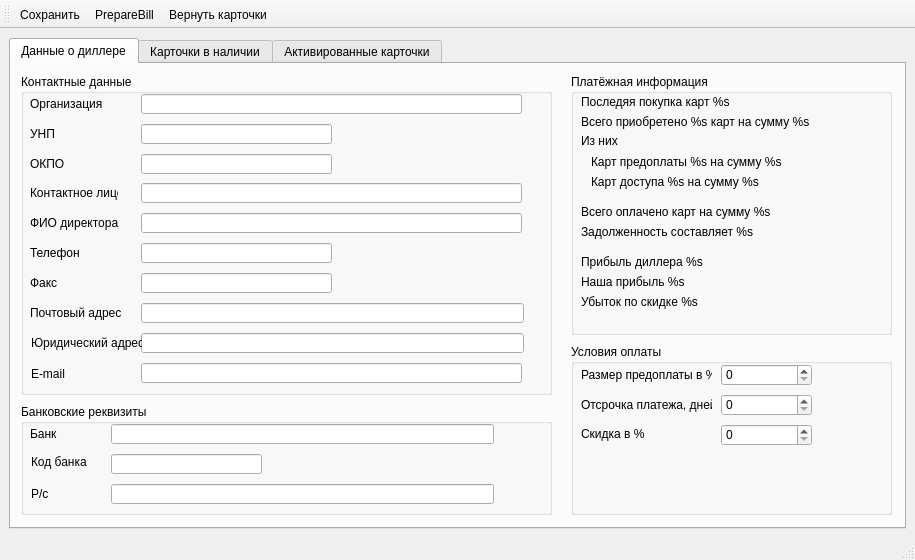
<ui version="4.0" >
 <class>MainWindow</class>
 <widget class="QMainWindow" name="MainWindow" >
  <property name="geometry" >
   <rect>
    <x>0</x>
    <y>0</y>
    <width>915</width>
    <height>560</height>
   </rect>
  </property>
  <property name="minimumSize" >
   <size>
    <width>915</width>
    <height>560</height>
   </size>
  </property>
  <property name="windowTitle" >
   <string>Данные диллера</string>
  </property>
  <widget class="QWidget" name="centralwidget" >
   <layout class="QGridLayout" name="gridLayout" >
    <item row="0" column="0" >
     <widget class="QTabWidget" name="tabWidget" >
      <property name="currentIndex" >
       <number>0</number>
      </property>
      <widget class="QWidget" name="tab" >
       <attribute name="title" >
        <string>Данные о диллере</string>
       </attribute>
       <widget class="QGroupBox" name="groupBox_contact" >
        <property name="geometry" >
         <rect>
          <x>10</x>
          <y>10</y>
          <width>531</width>
          <height>321</height>
         </rect>
        </property>
        <property name="title" >
         <string>Контактные данные</string>
        </property>
        <widget class="QLineEdit" name="lineEdit_postaddress" >
         <property name="geometry" >
          <rect>
           <x>120</x>
           <y>229</y>
           <width>383</width>
           <height>20</height>
          </rect>
         </property>
        </widget>
        <widget class="QLabel" name="label_organization" >
         <property name="geometry" >
          <rect>
           <x>9</x>
           <y>20</y>
           <width>88</width>
           <height>20</height>
          </rect>
         </property>
         <property name="text" >
          <string>Организация</string>
         </property>
        </widget>
        <widget class="QLineEdit" name="lineEdit_fax" >
         <property name="geometry" >
          <rect>
           <x>120</x>
           <y>199</y>
           <width>191</width>
           <height>20</height>
          </rect>
         </property>
        </widget>
        <widget class="QLineEdit" name="lineEdit_phone" >
         <property name="geometry" >
          <rect>
           <x>120</x>
           <y>169</y>
           <width>191</width>
           <height>20</height>
          </rect>
         </property>
        </widget>
        <widget class="QLineEdit" name="lineEdit_organization" >
         <property name="geometry" >
          <rect>
           <x>120</x>
           <y>20</y>
           <width>381</width>
           <height>20</height>
          </rect>
         </property>
        </widget>
        <widget class="QLabel" name="label_director" >
         <property name="geometry" >
          <rect>
           <x>9</x>
           <y>139</y>
           <width>88</width>
           <height>20</height>
          </rect>
         </property>
         <property name="text" >
          <string>ФИО директора</string>
         </property>
        </widget>
        <widget class="QLabel" name="label_postaddress" >
         <property name="geometry" >
          <rect>
           <x>9</x>
           <y>229</y>
           <width>101</width>
           <height>20</height>
          </rect>
         </property>
         <property name="text" >
          <string>Почтовый адрес</string>
         </property>
        </widget>
        <widget class="QLabel" name="label_contactperson" >
         <property name="geometry" >
          <rect>
           <x>9</x>
           <y>109</y>
           <width>88</width>
           <height>20</height>
          </rect>
         </property>
         <property name="text" >
          <string>Контактное лицо</string>
         </property>
        </widget>
        <widget class="QLineEdit" name="lineEdit_director" >
         <property name="geometry" >
          <rect>
           <x>120</x>
           <y>139</y>
           <width>381</width>
           <height>20</height>
          </rect>
         </property>
        </widget>
        <widget class="QLabel" name="label_phone" >
         <property name="geometry" >
          <rect>
           <x>9</x>
           <y>169</y>
           <width>88</width>
           <height>20</height>
          </rect>
         </property>
         <property name="text" >
          <string>Телефон</string>
         </property>
        </widget>
        <widget class="QLineEdit" name="lineEdit_contactperson" >
         <property name="geometry" >
          <rect>
           <x>120</x>
           <y>109</y>
           <width>381</width>
           <height>20</height>
          </rect>
         </property>
        </widget>
        <widget class="QLabel" name="label_fax" >
         <property name="geometry" >
          <rect>
           <x>9</x>
           <y>199</y>
           <width>88</width>
           <height>20</height>
          </rect>
         </property>
         <property name="text" >
          <string>Факс</string>
         </property>
        </widget>
        <widget class="QLineEdit" name="lineEdit_uraddress" >
         <property name="geometry" >
          <rect>
           <x>120</x>
           <y>259</y>
           <width>383</width>
           <height>20</height>
          </rect>
         </property>
        </widget>
        <widget class="QLabel" name="label_uraddress" >
         <property name="geometry" >
          <rect>
           <x>10</x>
           <y>259</y>
           <width>111</width>
           <height>20</height>
          </rect>
         </property>
         <property name="text" >
          <string>Юридический адрес</string>
         </property>
        </widget>
        <widget class="QLineEdit" name="lineEdit_email" >
         <property name="geometry" >
          <rect>
           <x>120</x>
           <y>289</y>
           <width>381</width>
           <height>20</height>
          </rect>
         </property>
        </widget>
        <widget class="QLabel" name="label_email" >
         <property name="geometry" >
          <rect>
           <x>10</x>
           <y>290</y>
           <width>111</width>
           <height>20</height>
          </rect>
         </property>
         <property name="text" >
          <string>E-mail</string>
         </property>
        </widget>
        <widget class="QLineEdit" name="lineEdit_okpo" >
         <property name="geometry" >
          <rect>
           <x>120</x>
           <y>80</y>
           <width>191</width>
           <height>20</height>
          </rect>
         </property>
        </widget>
        <widget class="QLineEdit" name="lineEdit_unp" >
         <property name="geometry" >
          <rect>
           <x>120</x>
           <y>50</y>
           <width>191</width>
           <height>20</height>
          </rect>
         </property>
        </widget>
        <widget class="QLabel" name="label_unp" >
         <property name="geometry" >
          <rect>
           <x>9</x>
           <y>50</y>
           <width>51</width>
           <height>20</height>
          </rect>
         </property>
         <property name="text" >
          <string>УНП</string>
         </property>
        </widget>
        <widget class="QLabel" name="label_okpo" >
         <property name="geometry" >
          <rect>
           <x>9</x>
           <y>80</y>
           <width>51</width>
           <height>20</height>
          </rect>
         </property>
         <property name="text" >
          <string>ОКПО</string>
         </property>
        </widget>
        <zorder>lineEdit_postaddress</zorder>
        <zorder>label_organization</zorder>
        <zorder>lineEdit_fax</zorder>
        <zorder>lineEdit_phone</zorder>
        <zorder>lineEdit_organization</zorder>
        <zorder>label_director</zorder>
        <zorder>label_postaddress</zorder>
        <zorder>label_contactperson</zorder>
        <zorder>lineEdit_director</zorder>
        <zorder>label_phone</zorder>
        <zorder>lineEdit_contactperson</zorder>
        <zorder>label_fax</zorder>
        <zorder>lineEdit_postaddress</zorder>
        <zorder>label_organization</zorder>
        <zorder>lineEdit_fax</zorder>
        <zorder>lineEdit_phone</zorder>
        <zorder>lineEdit_organization</zorder>
        <zorder>label_director</zorder>
        <zorder>label_postaddress</zorder>
        <zorder>label_contactperson</zorder>
        <zorder>lineEdit_director</zorder>
        <zorder>label_phone</zorder>
        <zorder>lineEdit_contactperson</zorder>
        <zorder>label_fax</zorder>
        <zorder>lineEdit_uraddress</zorder>
        <zorder>label_uraddress</zorder>
        <zorder>lineEdit_email</zorder>
        <zorder>label_email</zorder>
        <zorder>lineEdit_okpo</zorder>
        <zorder>lineEdit_unp</zorder>
        <zorder>label_unp</zorder>
        <zorder>label_okpo</zorder>
       </widget>
       <widget class="QGroupBox" name="groupBox_bankdata" >
        <property name="geometry" >
         <rect>
          <x>10</x>
          <y>340</y>
          <width>531</width>
          <height>111</height>
         </rect>
        </property>
        <property name="title" >
         <string>Банковские реквизиты</string>
        </property>
        <widget class="QLabel" name="label_rs" >
         <property name="geometry" >
          <rect>
           <x>10</x>
           <y>80</y>
           <width>51</width>
           <height>20</height>
          </rect>
         </property>
         <property name="text" >
          <string>Р/с</string>
         </property>
        </widget>
        <widget class="QLabel" name="label_bank" >
         <property name="geometry" >
          <rect>
           <x>9</x>
           <y>20</y>
           <width>51</width>
           <height>20</height>
          </rect>
         </property>
         <property name="text" >
          <string>Банк</string>
         </property>
        </widget>
        <widget class="QLineEdit" name="lineEdit_rs" >
         <property name="geometry" >
          <rect>
           <x>90</x>
           <y>80</y>
           <width>383</width>
           <height>20</height>
          </rect>
         </property>
        </widget>
        <widget class="QLineEdit" name="lineEdit_bank" >
         <property name="geometry" >
          <rect>
           <x>90</x>
           <y>20</y>
           <width>383</width>
           <height>20</height>
          </rect>
         </property>
        </widget>
        <widget class="QLineEdit" name="lineEdit_bankcode" >
         <property name="geometry" >
          <rect>
           <x>90</x>
           <y>50</y>
           <width>151</width>
           <height>20</height>
          </rect>
         </property>
        </widget>
        <widget class="QLabel" name="label_bankcode" >
         <property name="geometry" >
          <rect>
           <x>10</x>
           <y>50</y>
           <width>61</width>
           <height>16</height>
          </rect>
         </property>
         <property name="text" >
          <string>Код банка</string>
         </property>
        </widget>
       </widget>
       <widget class="QGroupBox" name="groupBox_billinfo" >
        <property name="geometry" >
         <rect>
          <x>560</x>
          <y>10</y>
          <width>321</width>
          <height>261</height>
         </rect>
        </property>
        <property name="title" >
         <string>Платёжная информация</string>
        </property>
        <widget class="QLabel" name="label_13" >
         <property name="geometry" >
          <rect>
           <x>10</x>
           <y>20</y>
           <width>301</width>
           <height>16</height>
          </rect>
         </property>
         <property name="text" >
          <string>Последяя покупка карт %s</string>
         </property>
        </widget>
        <widget class="QLabel" name="label_15" >
         <property name="geometry" >
          <rect>
           <x>10</x>
           <y>40</y>
           <width>301</width>
           <height>16</height>
          </rect>
         </property>
         <property name="text" >
          <string>Всего приобретено %s карт на сумму %s</string>
         </property>
        </widget>
        <widget class="QLabel" name="label_17" >
         <property name="geometry" >
          <rect>
           <x>10</x>
           <y>60</y>
           <width>46</width>
           <height>14</height>
          </rect>
         </property>
         <property name="text" >
          <string>Из них</string>
         </property>
        </widget>
        <widget class="QLabel" name="label_18" >
         <property name="geometry" >
          <rect>
           <x>20</x>
           <y>80</y>
           <width>291</width>
           <height>16</height>
          </rect>
         </property>
         <property name="text" >
          <string>Карт предоплаты %s на сумму %s</string>
         </property>
        </widget>
        <widget class="QLabel" name="label_20" >
         <property name="geometry" >
          <rect>
           <x>20</x>
           <y>100</y>
           <width>291</width>
           <height>16</height>
          </rect>
         </property>
         <property name="text" >
          <string>Карт доступа %s на сумму %s</string>
         </property>
        </widget>
        <widget class="QLabel" name="label_22" >
         <property name="geometry" >
          <rect>
           <x>10</x>
           <y>130</y>
           <width>301</width>
           <height>16</height>
          </rect>
         </property>
         <property name="text" >
          <string>Всего оплачено карт на сумму %s</string>
         </property>
        </widget>
        <widget class="QLabel" name="label_24" >
         <property name="geometry" >
          <rect>
           <x>10</x>
           <y>150</y>
           <width>301</width>
           <height>16</height>
          </rect>
         </property>
         <property name="text" >
          <string>Задолженность составляет %s</string>
         </property>
        </widget>
        <widget class="QLabel" name="label_26" >
         <property name="geometry" >
          <rect>
           <x>10</x>
           <y>180</y>
           <width>301</width>
           <height>16</height>
          </rect>
         </property>
         <property name="text" >
          <string>Прибыль диллера %s</string>
         </property>
        </widget>
        <widget class="QLabel" name="label" >
         <property name="geometry" >
          <rect>
           <x>10</x>
           <y>200</y>
           <width>301</width>
           <height>16</height>
          </rect>
         </property>
         <property name="text" >
          <string>Наша прибыль %s</string>
         </property>
        </widget>
        <widget class="QLabel" name="label_2" >
         <property name="geometry" >
          <rect>
           <x>10</x>
           <y>220</y>
           <width>301</width>
           <height>16</height>
          </rect>
         </property>
         <property name="text" >
          <string>Убыток по скидке %s</string>
         </property>
        </widget>
       </widget>
       <widget class="QGroupBox" name="groupBox_billdata" >
        <property name="geometry" >
         <rect>
          <x>560</x>
          <y>280</y>
          <width>321</width>
          <height>171</height>
         </rect>
        </property>
        <property name="title" >
         <string>Условия оплаты</string>
        </property>
        <widget class="QSpinBox" name="spinBox_prepayment" >
         <property name="geometry" >
          <rect>
           <x>150</x>
           <y>20</y>
           <width>91</width>
           <height>22</height>
          </rect>
         </property>
        </widget>
        <widget class="QLabel" name="label_prepayment" >
         <property name="geometry" >
          <rect>
           <x>10</x>
           <y>20</y>
           <width>131</width>
           <height>21</height>
          </rect>
         </property>
         <property name="text" >
          <string>Размер предоплаты в %</string>
         </property>
        </widget>
        <widget class="QLabel" name="label_paydeffer" >
         <property name="geometry" >
          <rect>
           <x>10</x>
           <y>50</y>
           <width>131</width>
           <height>21</height>
          </rect>
         </property>
         <property name="text" >
          <string>Отсрочка платежа, дней</string>
         </property>
        </widget>
        <widget class="QSpinBox" name="spinBox_paydeffer" >
         <property name="geometry" >
          <rect>
           <x>150</x>
           <y>50</y>
           <width>91</width>
           <height>22</height>
          </rect>
         </property>
        </widget>
        <widget class="QSpinBox" name="spinBox_discount" >
         <property name="geometry" >
          <rect>
           <x>150</x>
           <y>80</y>
           <width>91</width>
           <height>22</height>
          </rect>
         </property>
        </widget>
        <widget class="QLabel" name="label_discount" >
         <property name="geometry" >
          <rect>
           <x>10</x>
           <y>80</y>
           <width>91</width>
           <height>20</height>
          </rect>
         </property>
         <property name="text" >
          <string>Скидка в %</string>
         </property>
        </widget>
       </widget>
       <zorder>groupBox_contact</zorder>
       <zorder>groupBox_bankdata</zorder>
       <zorder>groupBox_billinfo</zorder>
       <zorder>groupBox_billdata</zorder>
       <zorder>lineEdit_okpo</zorder>
       <zorder>lineEdit_unp</zorder>
       <zorder>label_unp</zorder>
       <zorder>label_okpo</zorder>
      </widget>
      <widget class="QWidget" name="tab_2" >
       <attribute name="title" >
        <string>Карточки в наличии</string>
       </attribute>
       <layout class="QGridLayout" name="gridLayout_2" >
        <item row="0" column="0" >
         <widget class="QTableWidget" name="tableWidget_3" >
          <column>
           <property name="text" >
            <string>#</string>
           </property>
          </column>
          <column>
           <property name="text" >
            <string>Тип</string>
           </property>
          </column>
          <column>
           <property name="text" >
            <string>Серия</string>
           </property>
          </column>
          <column>
           <property name="text" >
            <string>PIN</string>
           </property>
          </column>
          <column>
           <property name="text" >
            <string>Номинальная стоимость</string>
           </property>
          </column>
          <column>
           <property name="text" >
            <string>Цена продажи</string>
           </property>
          </column>
          <column>
           <property name="text" >
            <string>Дата начала</string>
           </property>
          </column>
          <column>
           <property name="text" >
            <string>Дата конца</string>
           </property>
          </column>
         </widget>
        </item>
       </layout>
      </widget>
      <widget class="QWidget" name="tab_3" >
       <attribute name="title" >
        <string>Активированные карточки</string>
       </attribute>
       <layout class="QGridLayout" name="gridLayout_3" >
        <item row="0" column="0" >
         <widget class="QTableWidget" name="tableWidget_4" >
          <column>
           <property name="text" >
            <string>#</string>
           </property>
          </column>
          <column>
           <property name="text" >
            <string>Тип</string>
           </property>
          </column>
          <column>
           <property name="text" >
            <string>Серия</string>
           </property>
          </column>
          <column>
           <property name="text" >
            <string>PIN</string>
           </property>
          </column>
          <column>
           <property name="text" >
            <string>Номинал</string>
           </property>
          </column>
          <column>
           <property name="text" >
            <string>Дата начала</string>
           </property>
          </column>
          <column>
           <property name="text" >
            <string>Дата окончания</string>
           </property>
          </column>
          <column>
           <property name="text" >
            <string>Дата продажи</string>
           </property>
          </column>
         </widget>
        </item>
       </layout>
      </widget>
     </widget>
    </item>
   </layout>
  </widget>
  <widget class="QStatusBar" name="statusbar" />
  <widget class="QToolBar" name="toolBar" >
   <property name="windowTitle" >
    <string>toolBar</string>
   </property>
   <attribute name="toolBarArea" >
    <enum>TopToolBarArea</enum>
   </attribute>
   <attribute name="toolBarBreak" >
    <bool>false</bool>
   </attribute>
   <addaction name="actionSave" />
   <addaction name="actionPrepareBill" />
   <addaction name="returnCardsAction" />
  </widget>
  <action name="actionSave" >
   <property name="icon" >
    <iconset>
     <normaloff>../images/save.png</normaloff>../images/save.png</iconset>
   </property>
   <property name="text" >
    <string>Сохранить</string>
   </property>
  </action>
  <action name="returnCardsAction" >
   <property name="icon" >
    <iconset>
     <normaloff>../images/return.png</normaloff>../images/return.png</iconset>
   </property>
   <property name="text" >
    <string>Вернуть карточки</string>
   </property>
  </action>
  <action name="actionPrepareBill" >
   <property name="icon" >
    <iconset>
     <normaloff>../images/moneybook.png</normaloff>../images/moneybook.png</iconset>
   </property>
   <property name="text" >
    <string>PrepareBill</string>
   </property>
  </action>
 </widget>
 <resources/>
 <connections/>
</ui>
